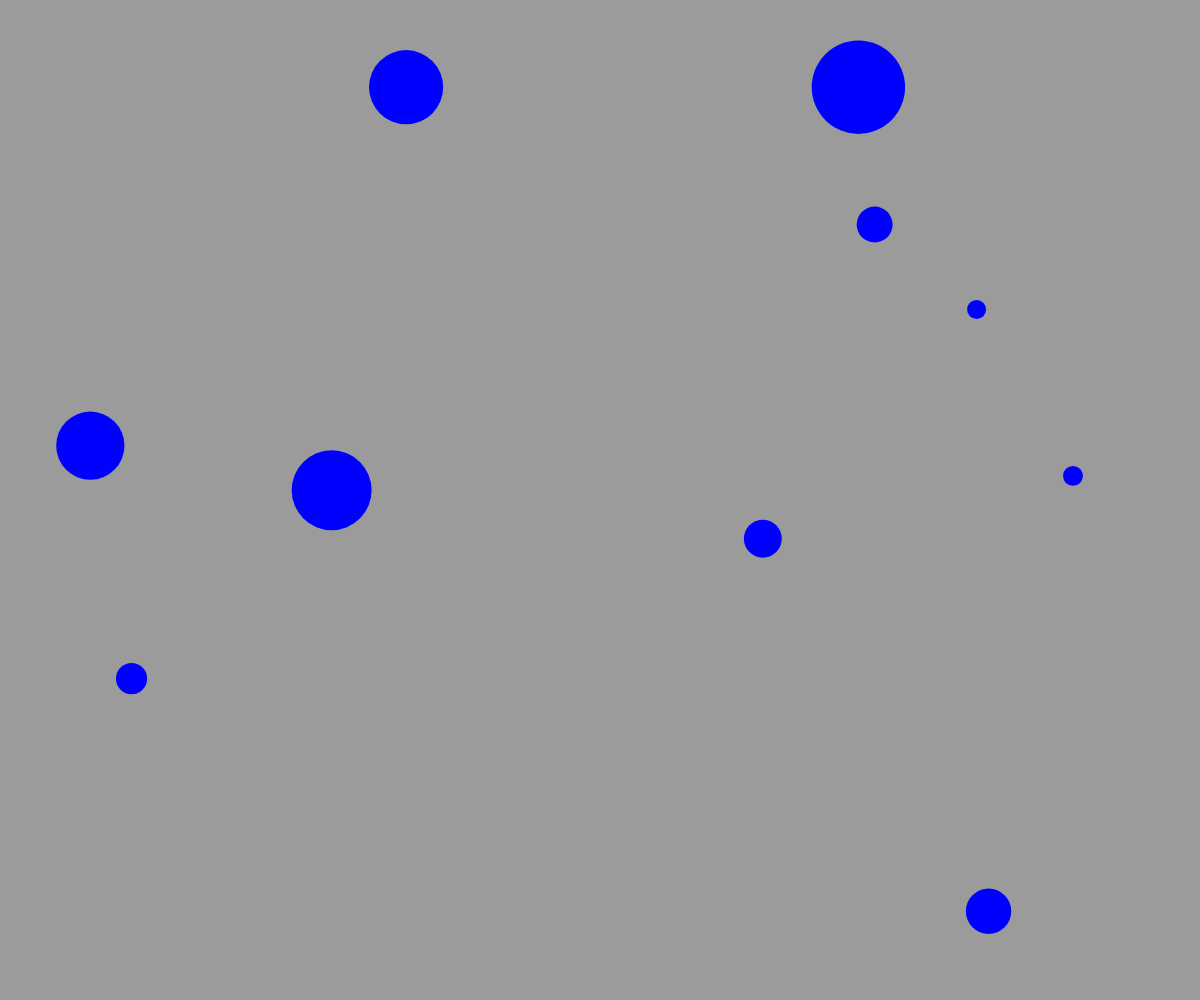
Frame 1 (no input)
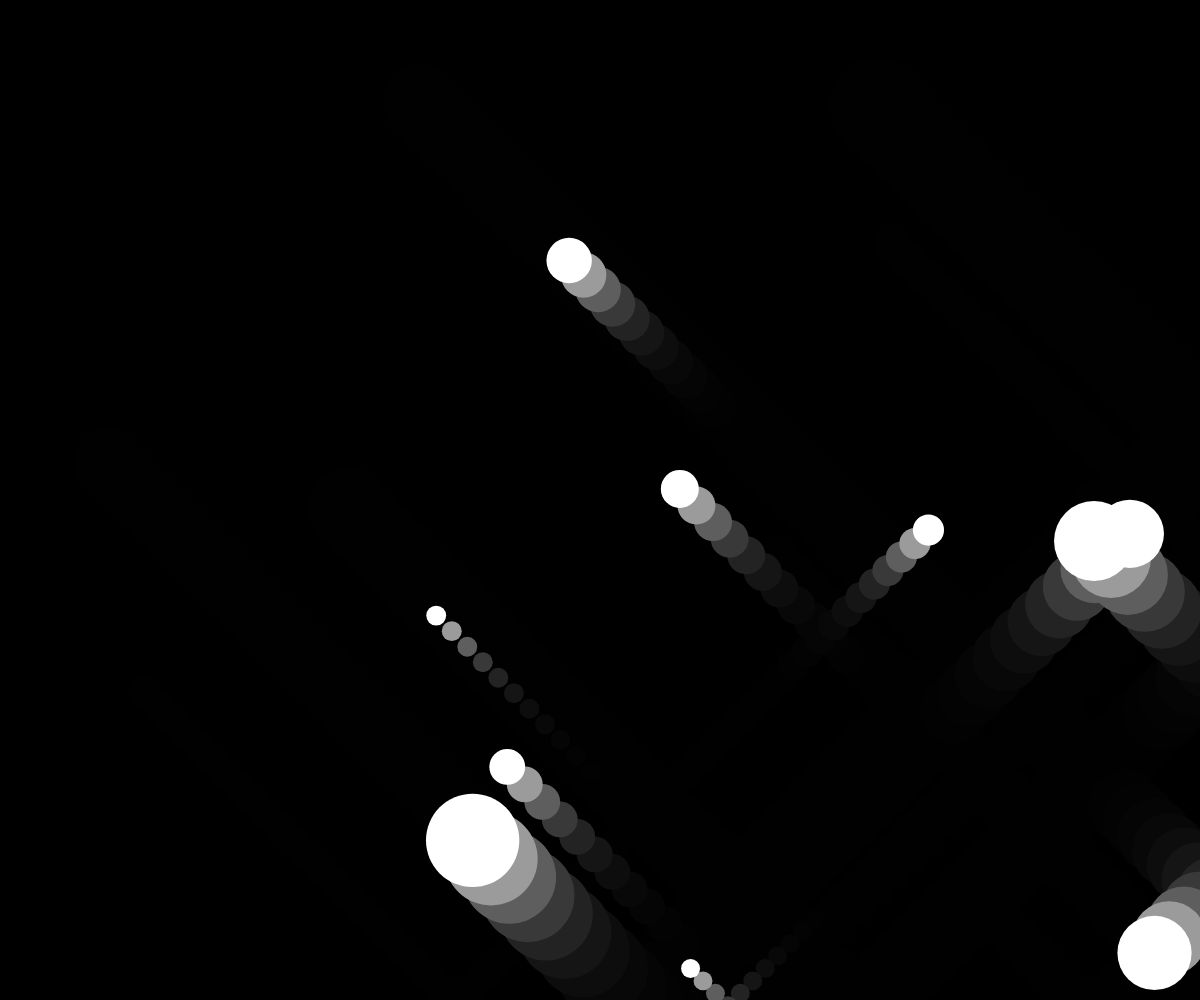
Frame 60 (no input)
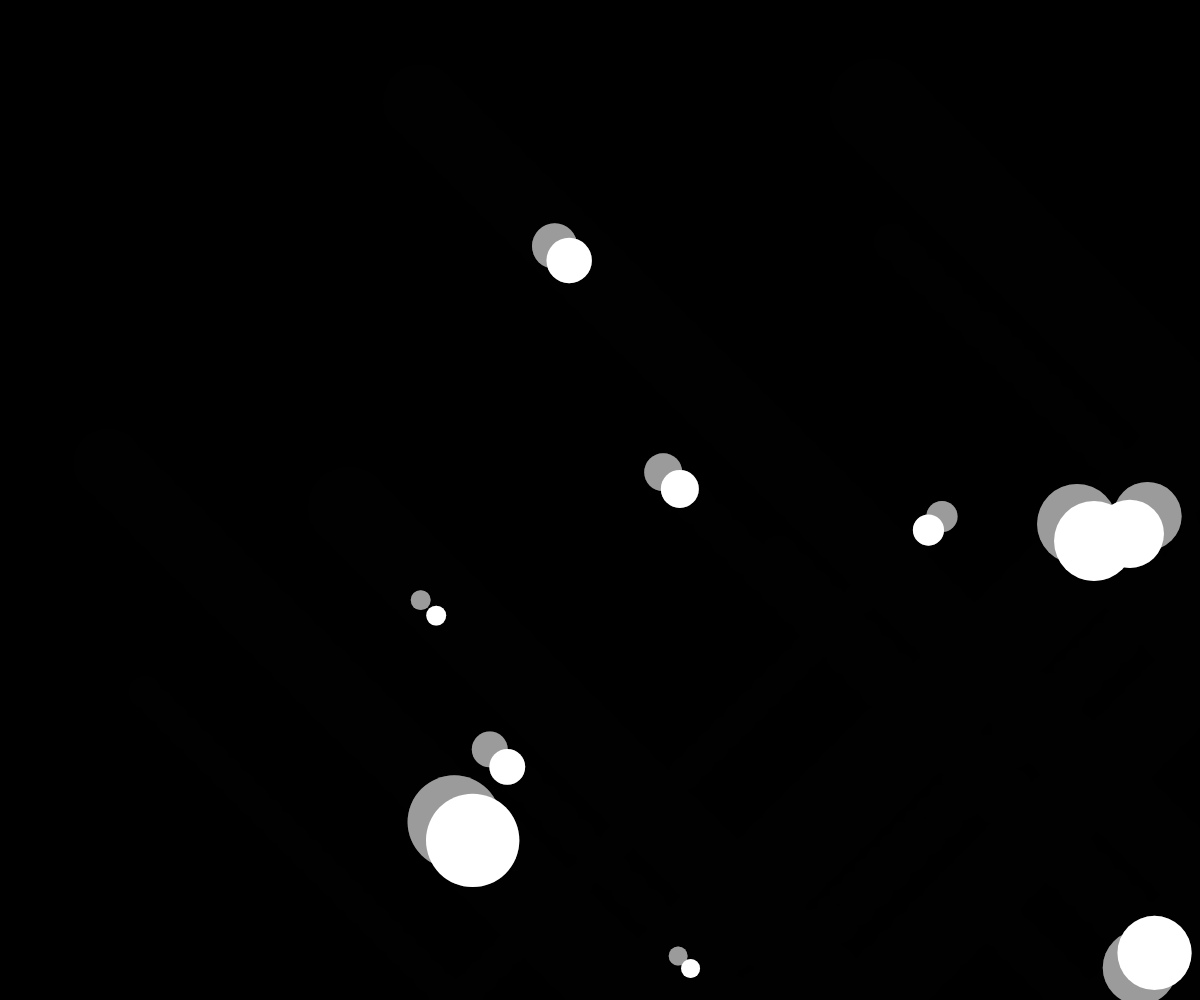
Frame 120 (the mouse pressed at the canvas centre since frame 60)

The p5.js sketch that drew these frames (run headless with seeded random() and noise() and a simulated clock; from frame 60 on, the mouse is pressed at the canvas centre):

// p5.js sketch
// ── sketch.js
var myBall;
var balls = [];

function setup() {
  // put setup code here
  createCanvas(windowWidth,windowHeight);
  //myBall.speed = random(10,20);
  var ballNumber = 10;
  for (var i = 0 ; i < ballNumber; i ++){
    var myBall = new Ball (random(0,width),random(0,height),10);
    myBall.speed = random(10,20);
    myBall.diameter = random(2,100);
    //myBall.color = color(random(255),random(255),random(255));
    balls.push(myBall); //把创建的ball放置到原本是空的balls的array里
  }
}

function draw() {
  // put drawing code here
  background(0,100);
  for (var j = 0 ; j < balls.length; j ++){
    balls[j].move();
    balls[j].display();
  //  balls[j].diameter += random(-10,1);
    balls[j].color = color(255);
  }
}

function Ball (_x,_y,_diameter) {

  this.x = _x ;
  this.y = _y ;
  this.diameter = _diameter ;
  this.color = 'blue';
  this.speed = 2;

  var xDirection =1 ; //x direction
  var yDirection =1 ; //y direction
    //objetct

    this.display = function(){
      noStroke();
      fill(this.color);
      ellipse(this.x , this.y , this.diameter);
    }
    this.move = function(){
      this.x += this.speed * xDirection;
      this.y += this.speed * yDirection;
      if (mouseIsPressed|| this.y > windowHeight || this.y < 0 ){
        yDirection = yDirection * -1;
      }

      if (mouseIsPressed || this.x > windowWidth || this.x < 0 ){
        xDirection = xDirection * -1;
      }

    }

}
